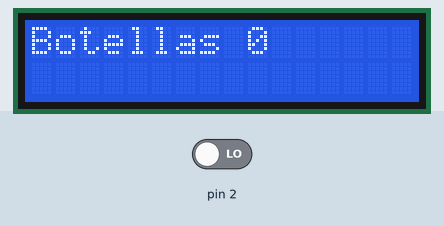
The sketch below on a simulated Arduino Uno, built with avr-gcc and run on an emulated ATmega328P. On the bench: 16×2 character LCD. The test bench sets the inputs (shaded band); at power-on: pin 2 LOW.

Above: at 1.2 s.
1.3 s: pin 2 driven HIGH
At 2.0 s:
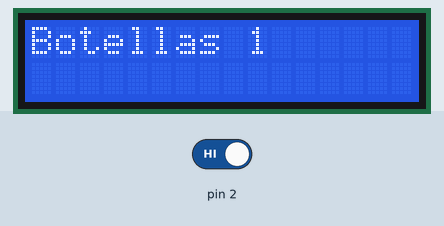
At 2.5 s:
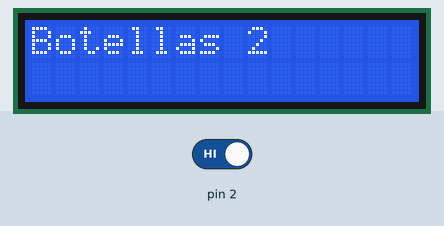
Timing chart, 0 to 4.3 s (numbered marks = the images above; inputs shaded):
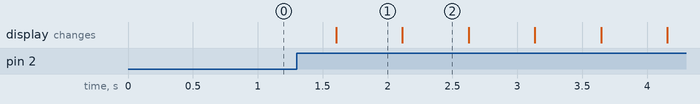

The sketch:

4.ino
```cpp
#include <Wire.h>
#include <LiquidCrystal_I2C.h>
LiquidCrystal_I2C lcd(0x27,16,2);

int contador = 0;

void setup()
{
  lcd.init();
  lcd.backlight();
  pinMode(2,INPUT);
}

void loop()
{
  if(digitalRead(2)==HIGH)
  {
    contador = contador + 1;
  }
  lcd.setCursor(0,0);
  lcd.print("Botellas "+ String(contador));
  delay(500);
}
```

Measured:
- after the input at 1.3 s, the display: changes after 0.30 s (image 1)
- what the display in image 1 shows lasts 0.5 s, from 1.6 s to 2.1 s
